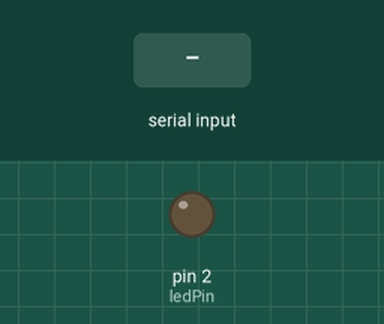
A sketch run on a simulated Arduino Uno, built with avr-gcc and run on an emulated ATmega328P. On the bench: output pins drawn as LEDs (lit = HIGH). The inputs (shaded band) are chosen by the test bench.

Above: at 1.2 s.
1.3 s: "l" received over Serial
At 1.8 s:
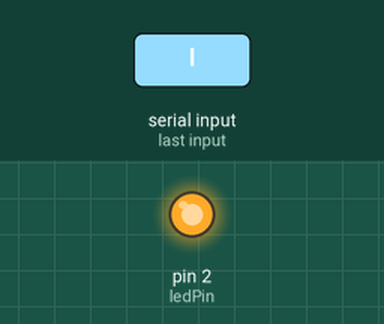
Timing chart, 0 to 4.3 s (numbered marks = the images above; inputs shaded):
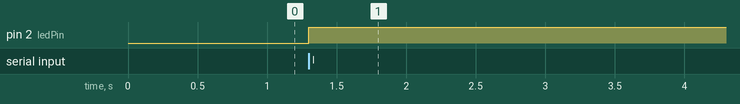

The sketch:

light_control.ino
```cpp
const int ledPin = 2;

void setup() {
  // setup pin 2 as a digital output pin
  pinMode (ledPin, OUTPUT);
  Serial.begin(9600); // opens serial port, sets data rate to 9600 bps
}

void toggle(){
   if( digitalRead(ledPin) == 0 )
   {
     digitalWrite(ledPin, 1);
   }
   else
   {
     digitalWrite(ledPin, 0);
   }
}

void loop() {
  if (Serial.available() > 0){
  if (Serial.read() == 'l'){
    toggle();
  }}
  if (Serial.read() == 'c'){
    digitalWrite(ledPin, 0);
  }
}
```

Measured:
- after the input at 1.3 s, pin 2 (ledPin): LOW → HIGH at once
